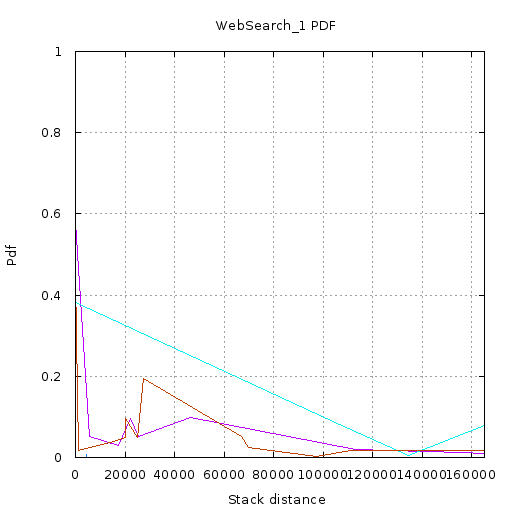

Generate this figure with gnuplot:
set terminal  png size 512,512 font 'Verdana, 10'
set nokey
set title "WebSearch_1 PDF"
set output '//home//cat//Documents//CACHE//Tests//Gists//WebSearch1//PDF//8//pdf.png'
set ylabel "Pdf"
set yrange [0:1]
set xlabel "Stack distance"
set xrange [2.000000:165079.333333]
set grid xtics ytics
plot '//home//cat//Documents//CACHE//Tests//Gists//WebSearch1//PDF//8//0.txt' using 1:2 with lines,\
'//home//cat//Documents//CACHE//Tests//Gists//WebSearch1//PDF//8//1.txt' using 1:2 with lines,\
'//home//cat//Documents//CACHE//Tests//Gists//WebSearch1//PDF//8//2.txt' using 1:2 with lines,\
'//home//cat//Documents//CACHE//Tests//Gists//WebSearch1//PDF//8//3.txt' using 1:2 with lines,\
'//home//cat//Documents//CACHE//Tests//Gists//WebSearch1//PDF//8//4.txt' using 1:2 with lines,\
'//home//cat//Documents//CACHE//Tests//Gists//WebSearch1//PDF//8//5.txt' using 1:2 with lines
